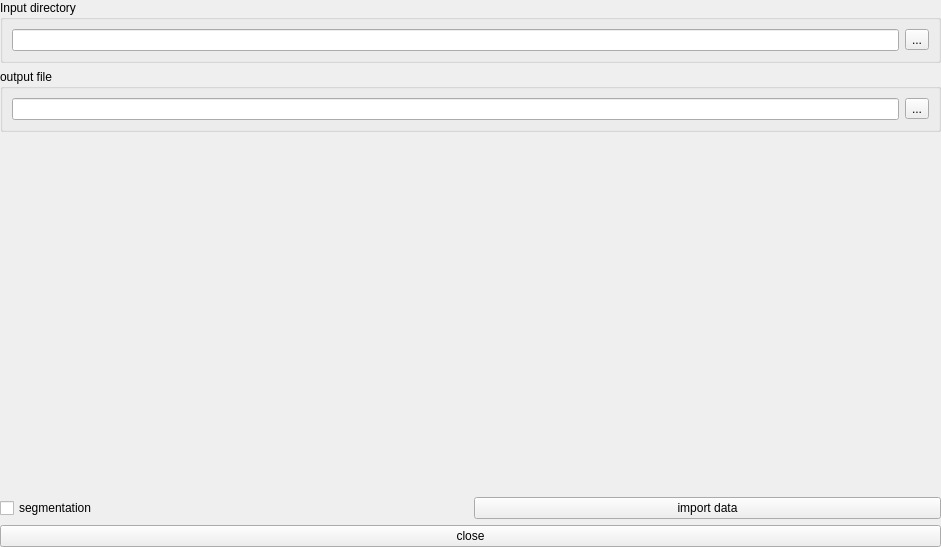
<?xml version="1.0" encoding="UTF-8"?>
<ui version="4.0">
 <class>Form</class>
 <widget class="QWidget" name="Form">
  <property name="geometry">
   <rect>
    <x>0</x>
    <y>0</y>
    <width>941</width>
    <height>547</height>
   </rect>
  </property>
  <property name="windowTitle">
   <string>Form</string>
  </property>
  <layout class="QGridLayout" name="gridLayout">
   <property name="margin">
    <number>0</number>
   </property>
   <item row="0" column="0">
    <layout class="QHBoxLayout" name="imagebox"/>
   </item>
   <item row="0" column="1">
    <layout class="QVBoxLayout" name="vbox">
     <property name="sizeConstraint">
      <enum>QLayout::SetMinimumSize</enum>
     </property>
     <item>
      <widget class="QGroupBox" name="gbox1">
       <property name="sizePolicy">
        <sizepolicy hsizetype="Minimum" vsizetype="Preferred">
         <horstretch>0</horstretch>
         <verstretch>0</verstretch>
        </sizepolicy>
       </property>
       <property name="title">
        <string>Input directory</string>
       </property>
       <layout class="QHBoxLayout" name="horizontalLayout_2">
        <item>
         <widget class="QLineEdit" name="inputDir">
          <property name="sizePolicy">
           <sizepolicy hsizetype="Minimum" vsizetype="Fixed">
            <horstretch>0</horstretch>
            <verstretch>0</verstretch>
           </sizepolicy>
          </property>
         </widget>
        </item>
        <item>
         <widget class="QToolButton" name="inputBtn">
          <property name="text">
           <string>...</string>
          </property>
         </widget>
        </item>
       </layout>
      </widget>
     </item>
     <item>
      <widget class="QGroupBox" name="groupBox">
       <property name="sizePolicy">
        <sizepolicy hsizetype="Minimum" vsizetype="Preferred">
         <horstretch>0</horstretch>
         <verstretch>0</verstretch>
        </sizepolicy>
       </property>
       <property name="title">
        <string>output file</string>
       </property>
       <layout class="QHBoxLayout" name="horizontalLayout">
        <item>
         <widget class="QLineEdit" name="outputFile">
          <property name="sizePolicy">
           <sizepolicy hsizetype="Minimum" vsizetype="Fixed">
            <horstretch>0</horstretch>
            <verstretch>0</verstretch>
           </sizepolicy>
          </property>
         </widget>
        </item>
        <item>
         <widget class="QToolButton" name="outputBtn">
          <property name="text">
           <string>...</string>
          </property>
         </widget>
        </item>
       </layout>
      </widget>
     </item>
     <item>
      <layout class="QVBoxLayout" name="cbox"/>
     </item>
     <item>
      <layout class="QVBoxLayout" name="contrastbox"/>
     </item>
     <item>
      <spacer name="spacer0">
       <property name="orientation">
        <enum>Qt::Vertical</enum>
       </property>
       <property name="sizeType">
        <enum>QSizePolicy::MinimumExpanding</enum>
       </property>
       <property name="sizeHint" stdset="0">
        <size>
         <width>20</width>
         <height>40</height>
        </size>
       </property>
      </spacer>
     </item>
     <item>
      <widget class="QLabel" name="dirinfo">
       <property name="sizePolicy">
        <sizepolicy hsizetype="Minimum" vsizetype="Preferred">
         <horstretch>0</horstretch>
         <verstretch>0</verstretch>
        </sizepolicy>
       </property>
       <property name="text">
        <string/>
       </property>
      </widget>
     </item>
     <item>
      <layout class="QGridLayout" name="gbox">
       <item row="0" column="0">
        <widget class="QCheckBox" name="segmentation">
         <property name="text">
          <string>segmentation</string>
         </property>
        </widget>
       </item>
       <item row="0" column="1">
        <widget class="QPushButton" name="importBtn">
         <property name="text">
          <string>import data</string>
         </property>
        </widget>
       </item>
      </layout>
     </item>
     <item>
      <widget class="QPushButton" name="closeBtn">
       <property name="text">
        <string>close</string>
       </property>
      </widget>
     </item>
    </layout>
   </item>
  </layout>
 </widget>
 <resources/>
 <connections/>
</ui>
